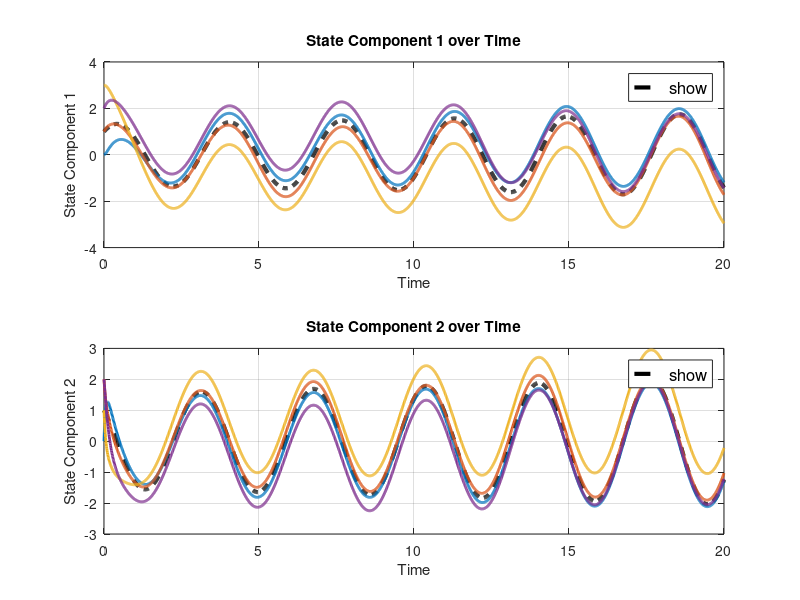
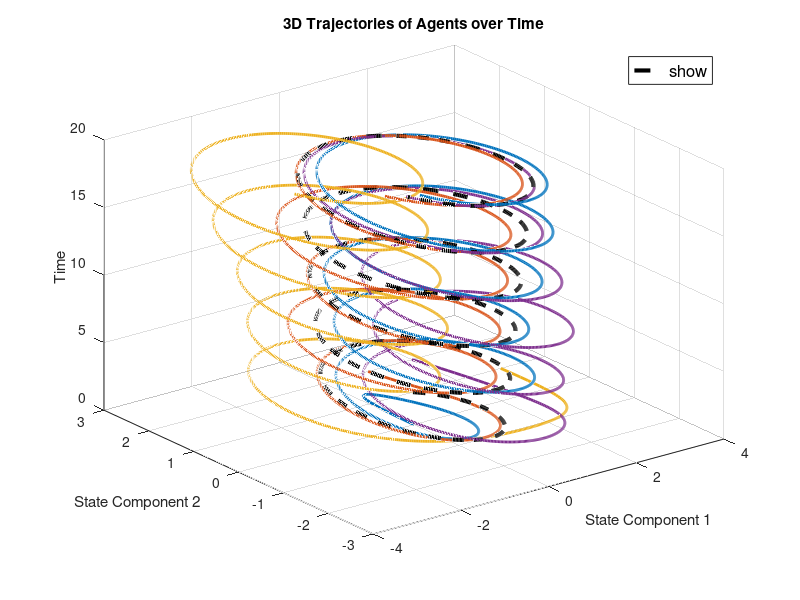

These figures' MATLAB source, in order:
% MATLAB script for consensus protocol with system dynamics where Agent 1 follows a reference model
clc; clear; close all;

% Parameters
num_agents = 5;                     % Number of agents (Agent 1 is the leader + 4 followers)
time_step = 0.01;                   % Time step for simulation
total_time = 20;                    % Total simulation time
num_steps = total_time / time_step; % Number of simulation steps

% Time vector
time = linspace(0, total_time, num_steps);

% System matrices
A = [0 1.5; -2 0];       % Dynamics matrix for each agent (2x2)
B = [0; 1];              % Input matrix for each agent (2x1)
C = [1 0];               % Output matrix (observing the first state only)

% LQR cost matrices
Q = 0.1 * eye(2);        % State-cost matrix
R = 0.01;                % Input-cost matrix

% Adjacency matrix representing connectivity between agents (including leader as Agent 1)
A_adj = [0 1 1 0 0;
         1 0 1 1 0;
         1 1 0 1 1;
         0 1 1 0 1;
         0 0 1 1 0];

% Degree matrix and Laplacian matrix
D = diag(sum(A_adj, 2));
L = D - A_adj;

% Compute the eigenvalues of the Laplacian matrix
lambda = eig(L);

% Calculate individual LQR gain matrices for each follower based on Laplacian eigenvalues
K_array = zeros(num_agents - 1, 2); % LQR gains for each follower (row per agent)
for i = 2:num_agents                % Skip lambda_1 = 0 (consensus mode)
    lambda_i = sqrt(lambda(i));
    K_array(i - 1, :) = lqr(A, lambda_i * B, Q, R); % Compute LQR gain for each follower
end

% Store the history of states for plotting
x_history = zeros(num_agents, 2, num_steps);

% Initial states
x_ref = [1; 1];                  % Initial state of the reference model for Agent 1

% Initial states of followers
x_followers = [0 0;
               1 2;
               3 1;
               2 2];             % Each row corresponds to a follower's initial state

% Initialize history
x_history(1, :, 1) = x_ref';     % Initial state of Agent 1
x_history(2:end, :, 1) = x_followers;

% Define the time-varying uncertainties for each follower agent
delta_funcs = {
    @(t) (2 + sin(0.6 * t)) * [0.1; 0.2];    % delta_1(t)
    @(t) (-1 + sin(0.85 * t)) * [0.2; 0.4];  % delta_2(t)
    @(t) (-4 + sin(0.25 * t)) * [0.3; 0.6];  % delta_3(t)
    @(t) (1 + sin(0.25 * t)) * [0.4; 0.8];   % delta_4(t)
};

% Consensus protocol update loop
for k = 2:num_steps
    t = time(k); % Current time
    
    % Update Agent 1 (reference model) with its own dynamics
    x_ref = x_ref + time_step * (A * x_ref);
    
    % Initialize control input for followers
    u = zeros(num_agents - 1, 1);
    
    % Calculate control inputs and uncertainties for each follower agent
    for i = 1:num_agents - 1
        % Extract the LQR gain for the current follower
        K_i = K_array(i, :);
        
        % Compute the tracking error between follower i and the leader
        e_i = x_followers(i, :)' - x_ref;
        
        % Compute the consensus error between follower i and its neighbors
        consensus_error = zeros(size(x_ref));
        for j = 1:num_agents
            if A_adj(i + 1, j) == 1  % If agent j is a neighbor of agent i
                if j == 1            % Agent 1 is the leader
                    x_j = x_ref;
                else
                    x_j = x_followers(j - 1, :)';
                end
                consensus_error = consensus_error + (x_followers(i, :)' - x_j);
            end
        end
        
        % Compute the total error
        e_total = e_i + consensus_error;
        
        % Compute the control input for follower i
        u(i) = -K_i * e_total;
    end
    
    % Compute uncertainties for each follower agent
    deltas = zeros(num_agents - 1, 2);
    for i = 1:num_agents - 1
        deltas(i, :) = delta_funcs{i}(t)';
    end
    
    % Update each follower's state based on system dynamics and uncertainties
    x_dot_followers = (A * x_followers')' + (B * u')' + deltas; % Include uncertainties
    x_followers = x_followers + time_step * x_dot_followers;     % Update follower states
    
    % Store the states for plotting
    x_history(1, :, k) = x_ref';       % Update Agent 1's state (leader)
    x_history(2:end, :, k) = x_followers;
end

% Plot results for each component of each agent's state
figure;
subplot(2, 1, 1);
% Plot Agent 1 (reference model)
plot(time, squeeze(x_history(1, 1, :)), 'k--', 'LineWidth', 3, 'DisplayName', 'Agent 1 (Reference Model)');
hold on;
% Plot the followers
colors = lines(num_agents - 1);  % Use distinct colors for followers
for i = 2:num_agents
    plot(time, squeeze(x_history(i, 1, :)), 'LineWidth', 2, 'Color', colors(i - 1, :), ...
         'DisplayName', sprintf('Agent %d', i));
end
xlabel('Time');
ylabel('State Component 1');
title('State Component 1 over Time');
legend('show', 'Location', 'northeast', 'FontSize', 12);
grid on;

subplot(2, 1, 2);
% Plot Agent 1 (reference model)
plot(time, squeeze(x_history(1, 2, :)), 'k--', 'LineWidth', 3, 'DisplayName', 'Agent 1 (Reference Model)');
hold on;
% Plot the followers
for i = 2:num_agents
    plot(time, squeeze(x_history(i, 2, :)), 'LineWidth', 2, 'Color', colors(i - 1, :), ...
         'DisplayName', sprintf('Agent %d', i));
end
xlabel('Time');
ylabel('State Component 2');
title('State Component 2 over Time');
legend('show', 'Location', 'northeast', 'FontSize', 12);
grid on;

% Adjust the overall figure properties for better readability
set(gcf, 'Position', [100, 100, 800, 600]); % Resize figure window

% Add 3D plot for the system trajectories
figure;
hold on;
% Plot Agent 1 (reference model) trajectory
plot3(squeeze(x_history(1, 1, :)), squeeze(x_history(1, 2, :)), time, 'k--', 'LineWidth', 3, 'DisplayName', 'Agent 1 (Reference Model)');
% Plot the followers' trajectories
for i = 2:num_agents
    plot3(squeeze(x_history(i, 1, :)), squeeze(x_history(i, 2, :)), time, 'LineWidth', 2, 'Color', colors(i - 1, :), ...
         'DisplayName', sprintf('Agent %d', i));
end
xlabel('State Component 1');
ylabel('State Component 2');
zlabel('Time');
title('3D Trajectories of Agents over Time');
legend('show', 'Location', 'northeast', 'FontSize', 12);
grid on;
view(3); % Adjust the view angle for better visualization